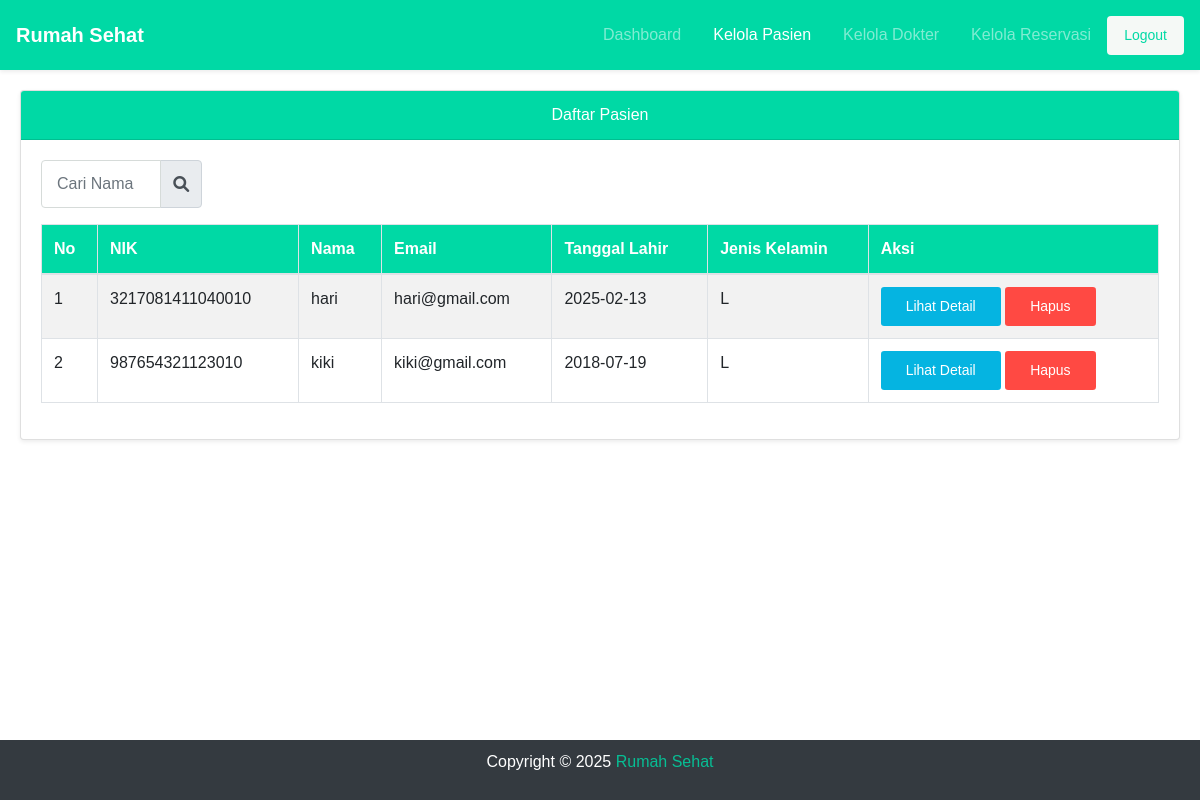
/pages/admin/view_pasien.php (signed in), run on the app's committed database.
### tables this page shows
CREATE TABLE `pasien` (
  `nik` varchar(16) NOT NULL,
  `nama` varchar(100) DEFAULT NULL,
  `email` varchar(100) DEFAULT NULL,
  `password` varchar(255) DEFAULT NULL,
  `tanggal_lahir` date DEFAULT NULL,
  `jenis_kelamin` enum('L','P') DEFAULT NULL,
  `alamat` text,
  `no_hp` varchar(15) DEFAULT NULL
);

### pages/admin/view_pasien.php (the view, shortened to what this page needs)
<?php
include '../../koneksi.php';
$searchTerm = isset($_GET['search']) ? $_GET['search'] : '';
$sql = "SELECT * FROM pasien WHERE nik LIKE :searchTerm OR nama LIKE :searchTerm";
$stmt = $conn->prepare($sql);
$stmt->bindValue(':searchTerm', "%$searchTerm%", PDO::PARAM_STR);
$stmt->execute();
$pasienList = $stmt->fetchAll(PDO::FETCH_ASSOC);
?>
<!DOCTYPE html>
<html lang="id">
<head>
    <link rel="stylesheet" href="../../assets/css/bootstrap.css" />
    <link rel="stylesheet" href="../../assets/vendor/animate/animate.css" />
    <link rel="stylesheet" href="../../assets/css/theme.css" />
    <link rel="stylesheet" href="https://cdnjs.cloudflare.com/ajax/libs/font-awesome/6.0.0-beta3/css/all.min.css">
</head>
<body>
    <nav class="navbar navbar-expand-lg navbar-dark bg-primary shadow-sm">
        <a class="navbar-brand" href="#">Rumah Sehat</a>
        <div class="collapse navbar-collapse" id="navbarNav">
            <ul class="navbar-nav ml-auto">
                <li class="nav-item"><a class="nav-link" href="admin_dashboard.php">Dashboard</a></li>
                <li class="nav-item"><a class="nav-link active" href="view_pasien.php">Kelola Pasien</a></li>
                <li class="nav-item"><a class="nav-link" href="view_dokter.php">Kelola Dokter</a></li>
                <li class="nav-item"><a class="nav-link" href="view_reservasi.php">Kelola Reservasi</a></li>
                <li class="nav-item"><a class="nav-link btn btn-light text-primary px-3" href="admin_dashboard.php?logout=true">Logout</a></li>
            </ul>
        </div>
    </nav>
    <div class="content wow fadeInUp">
        <div class="card shadow-sm">
            <div class="card-header bg-primary text-white text-center">Daftar Pasien</div>
            <div class="card-body">
                <form method="get" action="view_reservasi.php" class="mb-3">
                    <div class="row d-flex justify-content-between">
                        <div class="col-md-2">
                            <div class="input-group">
                                <input type="text" name="search" id="searchName" class="form-control" placeholder="Cari Nama" value="<?php echo htmlspecialchars($searchTerm); ?>" />
                                <div class="input-group-append">
                                    <span class="input-group-text" id="searchIcon">
                                        <i class="fas fa-search"></i>
                                    </span>
                                </div>
                            </div>
                        </div>
                    </div>
                </form>
                <table class="table table-bordered table-striped">
                    <thead class="bg-primary text-white">
                        <tr>
                            <th>No</th>
                            <th>NIK</th>
                            <th>Nama</th>
                            <th>Email</th>
                            <th>Tanggal Lahir</th>
                            <th>Jenis Kelamin</th>
                            <th>Aksi</th>
                        </tr>
                    </thead>
                    <tbody>
                        <?php if (empty($pasienList)): ?>
                            <tr>
                                <td colspan="7" class="text-center">Tidak ada data pasien</td>
                            </tr>
                        <?php else: ?>
                            <?php
                            $no = 1;
                            foreach ($pasienList as $p) :
                            ?>
                            <tr>
                                <td><?php echo $no++; ?></td>
                                <td><?php echo htmlspecialchars($p['nik']); ?></td>
                                <td><?php echo htmlspecialchars($p['nama']); ?></td>
                                <td><?php echo htmlspecialchars($p['email']); ?></td>
                                <td><?php echo htmlspecialchars($p['tanggal_lahir']); ?></td>
                                <td><?php echo htmlspecialchars($p['jenis_kelamin']); ?></td>
                                <td>
                                    <a href="javascript:void(0);" class="btn btn-info btn-sm" data-toggle="modal" data-target="#patientDetailModal"
                                       onclick="loadPatientDetails('<?php echo $p['nik']; ?>')">Lihat Detail</a>
                                    <a href="javascript:void(0);" class="btn btn-danger btn-sm" data-toggle="modal" data-target="#deleteConfirmModal"
                                       onclick="setDeleteLink('<?php echo $p['nik']; ?>')">Hapus</a>
                                </td>
                            </tr>
                            <?php endforeach; ?>
                        <?php endif; ?>
                    </tbody>
                </table>
            </div>
        </div>
    </div>
    <footer>
        <p id="copyright">
            Copyright &copy; 2025 <a href="#" target="_blank">Rumah Sehat</a>
        </p>
    </footer>
</body>
</html>

### assets/css/theme.css (style rules this page uses)
:root { --primary: #00D9A5; --accent: #FF3D85; --secondary: #4E5AFE; --warning: #EED818; --info: #05B4E1; --danger: #FF4943; --success: #96C93D; --dark: #343531; --light: #F5F9F6; --cs: #596261; --grey: #6E807A; }
body { font-family: "Source Sans Pro", sans-serif; line-height: 1.5; color: #343531; }
a { color: #07be94; text-decoration: none; background-color: transparent; }
.bg-primary { background-color: #00D9A5 !important; }
.text-primary { color: #00D9A5 !important; }
.btn-info { color: #fff; background-color: #05B4E1; border-color: transparent; }
.btn-danger { color: #fff; background-color: #FF4943; border-color: transparent; }
.btn-light { color: #343531; background-color: #F5F9F6; border-color: transparent; }
.btn { padding: 8px 24px; }
.navbar { min-height: 70px; }
.navbar-brand { font-weight: 600; padding-top: 10px; padding-bottom: 10px; }
.navbar-nav { margin-top: 10px; border-top: 1px solid #E8EEE4; flex-shrink: 0; }
.navbar-nav .nav-link { transition: all .2s ease; }
.navbar-nav .btn { font-size: 14px; }
@media (min-width: 992px) { .navbar-expand-lg .navbar-nav { margin-top: 0; border-top: none; } }
@media (min-width: 992px) { .navbar-expand-lg .navbar-nav .nav-link { padding-right: 16px; padding-left: 16px; } }
@media (min-width: 992px) { .navbar-expand-lg .navbar-nav { align-items: center; } }
.form-control { padding: 8px 15px; height: calc(1.5em + 1.375rem + 2px); border-color: #d6dbd9; }

### pages/admin/view_pasien.php (style rules this page uses)
body { display: flex; flex-direction: column; min-height: 100vh; }
.content { flex: 1; padding: 20px; }
footer { background: #343a40; color: white; text-align: center; padding: 10px; position: fixed; bottom: 0; width: 100%; }

### data on the page
pasien: nik "3217081411040010", nama "hari", email "hari@gmail.com", tanggal_lahir "2025-02-13", jenis_kelamin "L"
pasien: nik "987654321123010", nama "kiki", email "kiki@gmail.com", tanggal_lahir "2018-07-19", jenis_kelamin "L"
